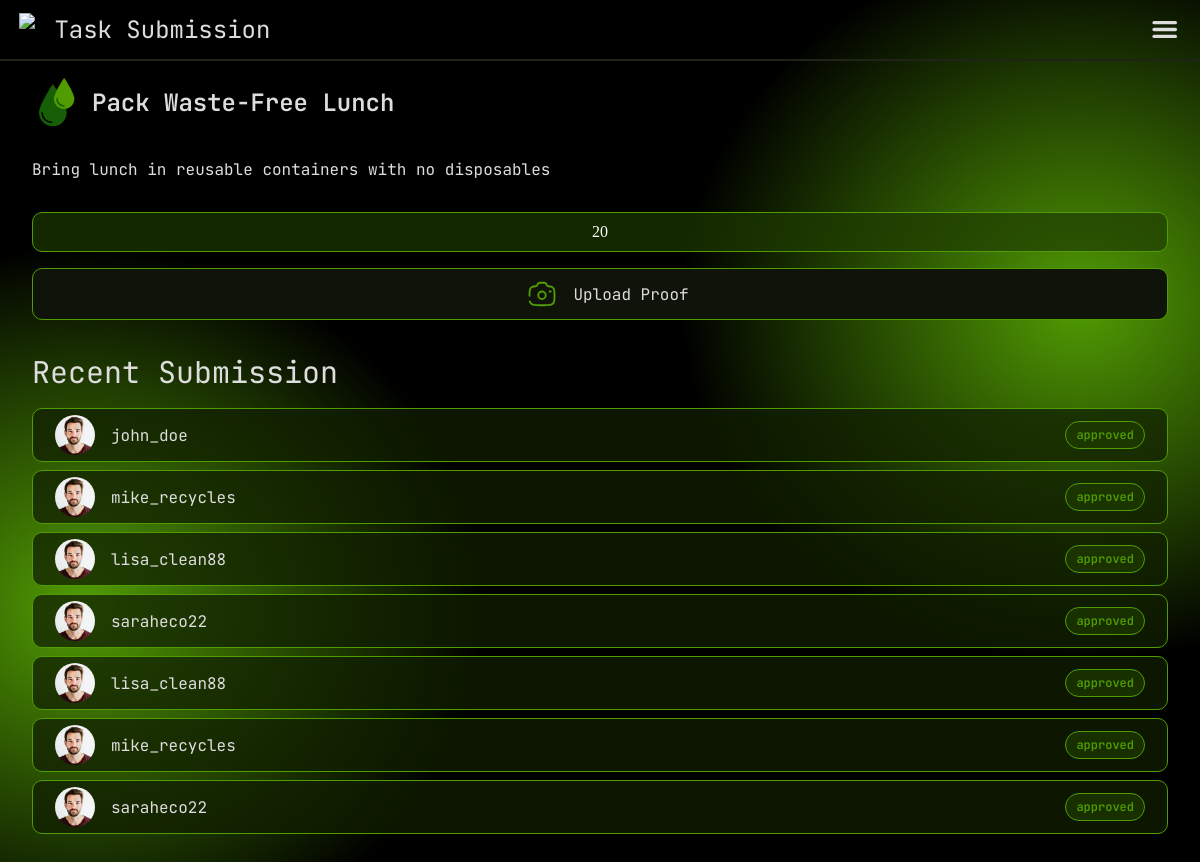
/task_submission.php?ID=TA_0006 (signed in), run on the app's committed database.
### tables this page shows
CREATE TABLE TASK (
    ID VARCHAR(50) PRIMARY KEY,
    title VARCHAR(500),
    description VARCHAR(2000),
    curator_instructions VARCHAR(500),
    active BOOLEAN,

    target INT,
    excess_limit INT,
    reward_rate INT,
    goal_type VARCHAR(100),
    goal_contribution DECIMAL(20,10),
    

    occurance_type VARCHAR(10),
    schedule INT,

    FOREIGN KEY (goal_type) REFERENCES GOAL_TYPE(ID)
);

CREATE TABLE SUBMISSION (
    ID VARCHAR(50) PRIMARY KEY,
    user VARCHAR(200),
    task_ID VARCHAR(50),
    media LONGBLOB,
    submitted_timestamp INT,
    action_count INT,
    status VARCHAR(20),
    curator VARCHAR(200),

    FOREIGN KEY (user) REFERENCES USERS(username),
    FOREIGN KEY (task_ID) REFERENCES TASK(ID),
    FOREIGN KEY (curator) REFERENCES USERS(username)
);

CREATE TABLE USERS (
    username VARCHAR(200) PRIMARY KEY,
    email VARCHAR(200),
    password VARCHAR(64),
    name VARCHAR(200),
    DOB INT,
    profile_picture BLOB,
    role VARCHAR(20),
    FOREIGN KEY (role) REFERENCES ROLES(role)
);

### api/task/functions.php (called while the page is built, shortened)
<?php
function task_fetch_all($active = true)
{
    include dirname(__DIR__) . "/conn.php";
    if (is_null($active)) {
        $query = "SELECT * FROM task";
    } else {
        $activeValue = $active ? 1 : 0;
        $query = "SELECT * FROM task WHERE active = $activeValue";
    }
    $result = mysqli_query($dbConnection, $query);
    $tasks = array();
    foreach (mysqli_fetch_all($result, MYSQLI_ASSOC) as $row) {
        $tasks[$row['ID']] = $row;
    }
    return $tasks;
}

### task_submission.php (the view, shortened to what this page needs)
<?php
include './api/conn.php';
include './api/task/functions.php';
include './api/points/functions.php';
include './api/credentials.php';
$tasks = task_fetch_all();
$taskID = $_GET['ID'];
$currentTask = $tasks[$taskID];
$points = $currentTask['target'] * $currentTask['reward_rate'];
$sql = "SELECT * FROM submission INNER JOIN users
            WHERE submission.user = users.username
            AND submission.task_ID = '$taskID'";
$userSubmitted = mysqli_query($dbConnection, $sql);
$submittedResult = $userSubmitted;
?>
<!DOCTYPE html>
<html lang="en">
<head>
    <link rel="stylesheet" href="./styles/style.css">
    <link rel="stylesheet" href="./styles/task_submission.css">
</head>
<body>
    <div id="parent">
        <div id="bg-color">
            <?php $headerTitle = "Task Submission";
            include './components/header.php' ?>
            <div id="element">
                <div id="tasks">
                    <div id="task-header">
                        <img src="./assets/ivp/water-drops-svgrepo-com (1).svg" alt="">
                        <p><?php echo $currentTask['title'] ?></p>
                    </div>
                    <p id="task-body">
                        <?php echo $currentTask['description'] ?>
                    </p>
                    <div id="points"><?php echo $points ?></div>
                    <div id="cameraBtn">
                        <a href="">
                            <img src="./assets/ivp/camera-svgrepo-com.svg" alt="">
                            <p>Upload Proof</p>
                        </a>
                    </div>
                </div>
                <div id="submission">
                    <div id="submission-header">
                        <h2>Recent Submission</h2>
                    </div>
                    <?php
                    foreach ($submittedResult as $row) {
                        $statusClass = '';
                    ?>
                        <div class="submission-lists">
                            <div class="userInfo">
                                <img src="./assets/ivp/profile-picture.avif" alt="">
                                <p class="name"><?php echo $row['username'] ?></p>
                            </div>
                            <div class="status <?php echo $statusClass; ?>">
                                <p><?php echo $row['status'] ?></p>
                            </div>
                        </div>
                    <?php } ?>
                </div>
            </div>
        </div>
    </div>
</body>
</html>

### styles/style.css (style rules this page uses)
:root { --text: #ddd; --secondary-text: #7f7f7f; --background: #000; --background-secondary: #101309; --tertiary: #34352d; --tertiary-background: #1d1f15; --accent: #519C03; --accent-background: color-mix(in srgb, var(--accent) 20%, transparent 80%); --accent-border: color-mix(in srgb, var(--accent) 10%, transparent 90%); --daily: #3B82F6; --daily-background: color-mix(in srgb, var(--daily), transparent 80%); --weekly: #8B5CF6; --weekly-background: color-mix(in srgb, var(--weekly), transparent 80%); --streak: #e76c00; --error: #E7000B; --error-secondary: #3A170F; --border-color: #202318; --border-radius: 16px; --border-width: 1px; --title-size: 6rem; --screen-padding: 2rem; --block-padding: 1rem; --submission-card-width: 30em; --pending: #F0B000; --pending-background: color-mix(in srgb, var(--pending), transparent 80%); --approved: var(--accent); --approved-background: var(--accent-background); --rejected: var(--error); --rejected-background: var(--error-secondary); }
html, body, head { background: black; }
h1, h2, h3, h4, h5, h6, p, input, textarea, select, option, button, a, span, button, label, small, p { font-family: 'Jetbrains Mono'; font-weight: 400; color: var(--text); }
h2 { font-size: 1.875rem; }

### styles/task_submission.css (style rules this page uses)
body { color: white; min-height: 100vh !important; margin: 0; padding: 0; }
#bg-color { display: flex; flex-direction: column; background: radial-gradient(ellipse 2200px 1800px at 97% 30%, var(--accent) 0%, transparent 10%), radial-gradient(ellipse 2200px 1800px at 5% 71%, var(--accent) 0%, transparent 10%), black !important; height: 100vh; overflow: hidden; }
@media (min-width: 1024px) { #bg-color { background: radial-gradient(ellipse 2000px 1800px at 90% 35%, var(--accent) 0%, transparent 20%), radial-gradient(ellipse 2000px 1800px at 7% 70%, var(--accent) 0%, transparent 20%), black !important; height: 100vh; } }
#element { overflow-y: scroll; width: 100%; scrollbar-width: none; }
#tasks { margin: 1em 2em 2em 2em; position: relative; top: 0; }
#task-body { text-align: justify; margin: 2em 0; }
#points { background: var(--background-secondary); border-style: solid; border-width: var(--border-width); border-color: var(--accent); border-radius: 10px; background: #1e3b00ae; padding: 10px; justify-content: center; text-align: center; }
#submission { margin: 2em 0; }
#submission-header { margin: 1em 2em; }

### data on the page
task: title "Pack Waste-Free Lunch", description "Bring lunch in reusable containers with no disposables", reward_rate "20"
submission: user.username "john_doe", status "approved"
submission: user.username "mike_recycles", status "approved"
submission: user.username "lisa_clean88", status "approved"
submission: user.username "saraheco22", status "approved"
submission: user.username "lisa_clean88", status "approved"
submission: user.username "mike_recycles", status "approved"
submission: user.username "saraheco22", status "approved"

### other printed values
$headerTitle "Task Submission"
